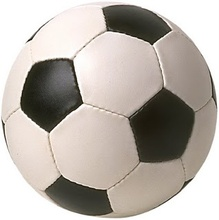
%> input picture ball3.jpg, 219 x 220 px, shrunk from 318 x 320 before the run
$ octave --eval "result = canny(imread('ball3.jpg'));"   (GNU Octave 9; MATLAB toolbox functions it lacks are replaced by stand-ins)
%> lines starting %> are read from the running program, lines starting %| are printed output that depends on the picture
### hysterisis.m
function [ output] = hysterisis( img )
%HYSTERISIS Summary of this function goes here
%   Detailed explanation goes here

output=zeros(size(img));
count=0;
ac=zeros(2,(size(img,1)*size(img,2)));
for row= 2:size(img,1)-1
  for col=2:size(img,2)-1

  if(img(row,col)>=180)
      output(row,col)=255;
      count=count+1;
      ac(1,count)=row;
      ac(2,count)=col;
  else
      output(row,col)=img(row,col);
  end
  end
end

 for i= 1:(size(img,1)*size(img,2))

  if (ac(1,i)>0)
   for row2= 1:3
    for col2=1:3
     if all([output(ac(1,i)+row2-2,ac(2,i)+col2-2)>80,output(ac(1,i)+row2-2,ac(2,i)+col2-2)<180])
      output(ac(1,i)+row2-2,ac(2,i)+col2-2)=255;
      count=count+1;
      ac(1,count)=ac(1,i)+row2-2;
      ac(2,count)=ac(2,i)+col2-2;
      elseif(output(ac(1,i)+row2-2,ac(2,i)+col2-2)<80)
      output(ac(1,i)+row2-2,ac(2,i)+col2-2)=0;
     end
    end
   end
  end
 end

for row= 1:size(img,1)
  for col=2:size(img,2)
    if(output(row,col)<255)
      output(row,col)=0;
    end
  end
end


output=mat2gray(output);
output=im2uint8(output);


end

### canny.m
function [ output mag theta GX GY ] = canny( img )
%CANNY Summary of this function goes here
%   Detailed explanation goes here
%%output=zeros(size(img,1),size(img,2));
M1=zeros(3,3);    %% matrix for a element with its neighbour
temp1=zeros(3,3);  %% temporary matrix storing M1*x_mask
temp2=zeros(3,3);  %% temporary matrix storing M1*y_mask
mag=zeros(size(img));
theta=zeros(size(img));

y_mask=[-1 -2 -1 ;
         0  0  0 ;
         1  2  1 ];

x_mask=[-1 0 1;
        -2 0 2 ;
        -1 0 1 ];

for row= 1:size(img,1)
  for col=1:size(img,2)
    Gx=0;
    Gy=0;

    for row2= 1:3
     for col2= 1:3
      if all([(row+row2-2)>0,(col+col2-2)>0,(row+row2-2)<=size(img,1),(col+col2-2)<=size(img,2)] )
      M1(row2,col2)=img(row+row2-2,col+col2-2);
      else
      M1(row2,col2)=img(row,col);
      end
     end
    end

    for row2= 1:3
     for col2= 1:3
      temp1(row2,col2)=M1(row2,col2)*x_mask(row2,col2);
      temp2(row2,col2)=M1(row2,col2)*y_mask(row2,col2);
     end
    end

    for row2= 1:3
     for col2= 1:3
      Gx=Gx+temp1(row2,col2);
      Gy=Gy+temp2(row2,col2);
     end
    end
    mag(row,col)=sqrt(Gx.^2+Gy.^2);
    theta(row,col)=atand(Gy/Gx);
    GX(row,col)=Gx;
    GY(row,col)=Gy;

  end
end
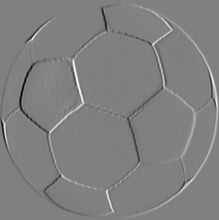
%> GX: size 220x219 double; min -923, max 907, mean 0; drawn with min black and max white
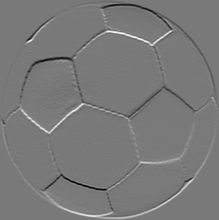
%> GY: size 220x219 double; min -825, max 902, mean 0; drawn with min black and max white
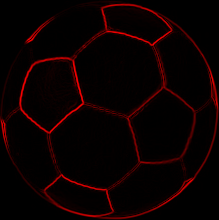
%> mag: size 220x219x3 double; mean R, G, B 45.7, 0, 0; drawn with min black and max white
%> theta: size 220x219x3 double; 4.93% of the values are NaN or infinite; the others: min -90, max 90, mean 0.444
%> after the loop, M1 = [255 254 254; 255 254 254; 254 254 254]; temp1 = [-255 0 254; -510 0 508; -254 0 254]; temp2 = [-255 -508 -254; 0 0 0; 254 508 254]


for row= 2:size(img,1)-1
  for col=2:size(img,2)-1

    %%Horizontal Edge
   if (((-22.5<theta(row,col))&&(theta(row,col)<= 22.5))||((157.5 <theta(row,col))&&(theta(row,col)<= -157.5)))

                if(mag(row,col)<mag(row,col-1) ||mag(row,col)<mag(row,col+1))
                out1(row,col)=0;
                else
                out1(row,col)=mag(row,col);
                end
   end
  %%Vertical edge
  if (((-112.5 < theta(row,col)) && (theta(row,col) <= -67.5)) || ((67.5 <theta(row,col)) && (theta(row,col) <= 112.5)))

                if(mag(row,col)<mag(row-1,col) || mag(row,col)<mag(row+1,col))
                out1(row,col)=0;
                else
                out1(row,col)=mag(row,col);
                end
  end
  %%-45 edge
  if (((-67.5 <theta(row,col)) && (theta(row,col) <= -22.5)) || ((112.5 < theta(row,col)) && (theta(row,col) <= 157.5)))
         if(mag(row,col)<mag(row+1,col-1) || mag(row,col)<mag(row-1,col+1))
           out1(row,col)=0;
           else
           out1(row,col)=mag(row,col);
           end

  end

  %%+45 edge
     if (((-157.5 < theta(row,col)) && (theta(row,col) <= -112.5)) || ((22.5 < theta(row,col)) && (theta(row,col) <= 67.5)))

           if(mag(row,col)<mag(row-1,col-1) || mag(row,col)<mag(row+1,col+1))
                out1(row,col)=0;
                else
                out1(row,col)=mag(row,col);
                end

     end


  end
end
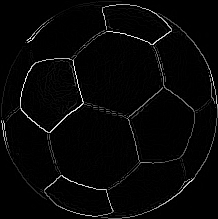
%> out1: size 219x218 double; min 0, max 935.6, mean 24.6; drawn with min black and max white


out1=mat2gray(out1);
out1=im2uint8(out1);
%> out1: size 219x218 uint8
output=hysterisis(out1);
%> after the loop in hysterisis, `for row= 2:size(img,1)-1`: count = 489
%> after the loop in hysterisis, `for i= 1:(size(img,1)*size(img,2))`:
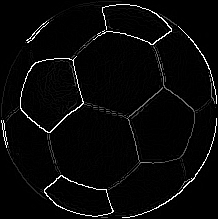
%> output: size 219x218 double; min 0, max 255, mean 8.4
%> after the loop in hysterisis, `for i= 1:(size(img,1)*size(img,2))`: count = 1043
%> after the loop in hysterisis, `for row= 1:size(img,1)`:
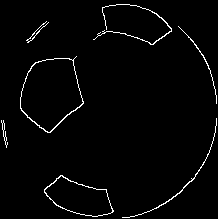
%> output: size 219x218 double; 2.2% white in thin lines or dots
%> in hysterisis, `output=mat2gray(output);`: output: size 219x218 double; values 0 (black) and 1 (white), 2.2% white in thin lines or dots
%> in hysterisis, `output=im2uint8(output);`: output: size 219x218 uint8; 2.2% white in thin lines or dots
  end
